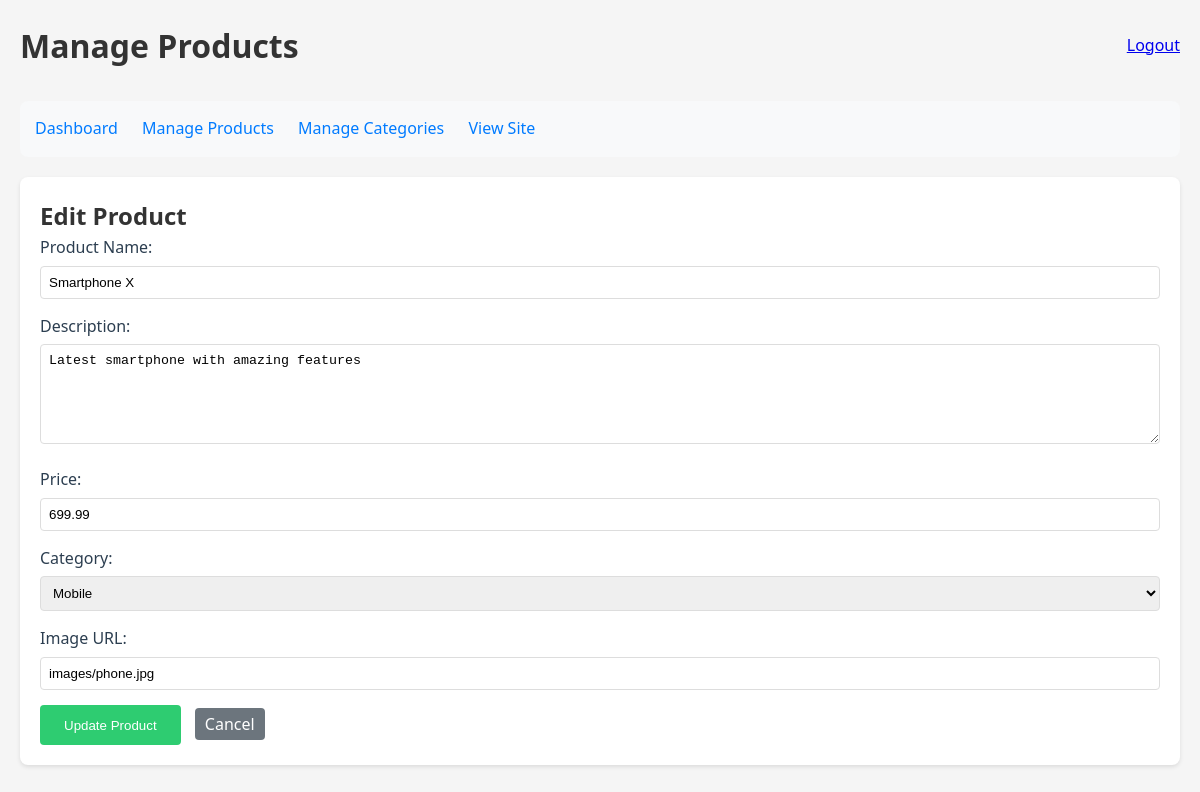
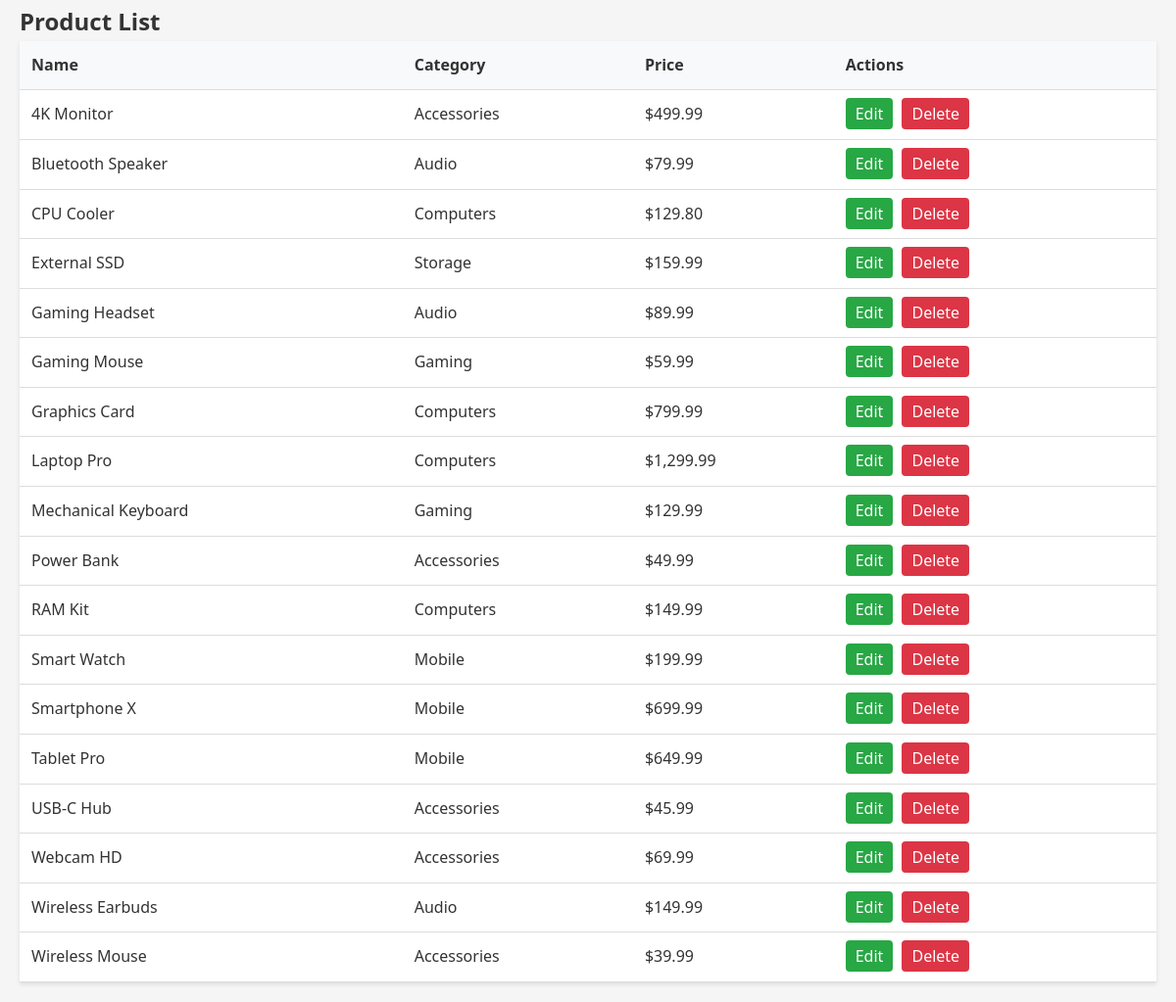
The app's page /admin_products.php?action=edit&id=1 (signed in) with its own data (2 pictures, top to bottom).
### tables this page shows
CREATE TABLE `products` (
  `id` int(11) NOT NULL,
  `name` varchar(255) NOT NULL,
  `description` text DEFAULT NULL,
  `price` decimal(10,2) NOT NULL,
  `image_url` varchar(255) DEFAULT NULL,
  `created_at` timestamp NOT NULL DEFAULT current_timestamp(),
  `category_id` int(11) DEFAULT NULL
);

CREATE TABLE `categories` (
  `id` int(11) NOT NULL,
  `name` varchar(100) NOT NULL,
  `description` text DEFAULT NULL,
  `created_at` timestamp NOT NULL DEFAULT current_timestamp()
);

### admin_products.php (the view, shortened to what this page needs)
<?php
require_once 'config.php';
$categories = $pdo->query('SELECT * FROM categories ORDER BY name')->fetchAll();
$products = $pdo->query('
    SELECT p.*, c.name as category_name
    FROM products p
    JOIN categories c ON p.category_id = c.id
    ORDER BY p.name
')->fetchAll();
$editing_product = null;
if (isset($_GET['action']) && $_GET['action'] === 'edit' && isset($_GET['id'])) {
    $stmt = $pdo->prepare('SELECT * FROM products WHERE id = ?');
    $stmt->execute([$_GET['id']]);
    $editing_product = $stmt->fetch();
}
?>
<!DOCTYPE html>
<html lang="en">
<head>
    <link rel="stylesheet" href="styles.css">
</head>
<body>
    <div class="admin-container">
        <div class="admin-header">
            <h1>Manage Products</h1>
            <a href="logout.php" class="logout-btn">Logout</a>
        </div>
        <nav class="admin-nav">
            <a href="admin_dashboard.php">Dashboard</a>
            <a href="admin_products.php">Manage Products</a>
            <a href="admin_categories.php">Manage Categories</a>
            <a href="index.php" target="_blank">View Site</a>
        </nav>
        <div class="product-form">
            <h2><?php echo $editing_product ? 'Edit Product' : 'Add New Product'; ?></h2>
            <form method="POST" action="">
                <div class="form-group">
                    <label for="name">Product Name:</label>
                    <input type="text" id="name" name="name" required
                           value="<?php echo htmlspecialchars($editing_product['name'] ?? ''); ?>">
                </div>
                <div class="form-group">
                    <label for="description">Description:</label>
                    <textarea id="description" name="description" required><?php
                        echo htmlspecialchars($editing_product['description'] ?? '');
                    ?></textarea>
                </div>
                <div class="form-group">
                    <label for="price">Price:</label>
                    <input type="number" id="price" name="price" step="0.01" required
                           value="<?php echo htmlspecialchars($editing_product['price'] ?? ''); ?>">
                </div>
                <div class="form-group">
                    <label for="category_id">Category:</label>
                    <select id="category_id" name="category_id" required>
                        <?php foreach ($categories as $category): ?>
                            <option value="<?php echo $category['id']; ?>"
                                    <?php echo ($editing_product['category_id'] ?? '') == $category['id'] ? 'selected' : ''; ?>>
                                <?php echo htmlspecialchars($category['name']); ?>
                            </option>
                        <?php endforeach; ?>
                    </select>
                </div>
                <div class="form-group">
                    <label for="image_url">Image URL:</label>
                    <input type="url" id="image_url" name="image_url"
                           value="<?php echo htmlspecialchars($editing_product['image_url'] ?? ''); ?>">
                </div>
                <button type="submit" class="submit-btn">
                    <?php echo $editing_product ? 'Update Product' : 'Add Product'; ?>
                </button>
                <?php if ($editing_product): ?>
                    <a href="admin_products.php" class="action-btn cancel-btn">Cancel</a>
                <?php endif; ?>
            </form>
        </div>
        <h2>Product List</h2>
        <table class="product-table">
            <thead>
                <tr>
                    <th>Name</th>
                    <th>Category</th>
                    <th>Price</th>
                    <th>Actions</th>
                </tr>
            </thead>
            <tbody>
                <?php foreach ($products as $product): ?>
                <tr>
                    <td><?php echo htmlspecialchars($product['name']); ?></td>
                    <td><?php echo htmlspecialchars($product['category_name']); ?></td>
                    <td>$<?php echo number_format($product['price'], 2); ?></td>
                    <td>
                        <a href="admin_products.php?action=edit&id=<?php echo $product['id']; ?>"
                           class="action-btn edit-btn">Edit</a>
                        <a href="admin_products.php?action=delete&id=<?php echo $product['id']; ?>"
                           class="action-btn delete-btn"
                           onclick="return confirm('Are you sure you want to delete this product?')">Delete</a>
                    </td>
                </tr>
                <?php endforeach; ?>
            </tbody>
        </table>
    </div>
</body>
</html>

### styles.css (style rules this page uses)
* { margin: 0; padding: 0; box-sizing: border-box; }
body { font-family: 'Segoe UI', Tahoma, Geneva, Verdana, sans-serif; line-height: 1.6; color: #333; background-color: #f5f5f5; }
.form-group { margin-bottom: 1rem; }
.form-group label { display: block; margin-bottom: 0.5rem; color: #2c3e50; }
.form-group input, .form-group select, .form-group textarea { width: 100%; padding: 0.5rem; border: 1px solid #ddd; border-radius: 4px; }
.form-group textarea { height: 100px; resize: vertical; }
button[type="submit"] { background: #2ecc71; color: white; border: none; padding: 0.8rem 1.5rem; border-radius: 4px; cursor: pointer; transition: background 0.3s ease; }

### admin_products.php (style rules this page uses)
.admin-container { max-width: 1200px; margin: 0 auto; padding: 20px; }
.admin-header { display: flex; justify-content: space-between; align-items: center; margin-bottom: 30px; }
.admin-nav { background: #f8f9fa; padding: 15px; border-radius: 8px; margin-bottom: 20px; }
.admin-nav a { margin-right: 20px; text-decoration: none; color: #007bff; }
.product-form { background: white; padding: 20px; border-radius: 8px; box-shadow: 0 2px 4px rgba(0,0,0,0.1); margin-bottom: 30px; }
.form-group { margin-bottom: 15px; }
.form-group label { display: block; margin-bottom: 5px; }
.form-group input, .form-group textarea, .form-group select { width: 100%; padding: 8px; border: 1px solid #ddd; border-radius: 4px; }
.form-group textarea { height: 100px; }
.submit-btn { background: #007bff; color: white; padding: 10px 20px; border: none; border-radius: 4px; cursor: pointer; }
.product-table { width: 100%; border-collapse: collapse; background: white; box-shadow: 0 2px 4px rgba(0,0,0,0.1); }
.product-table th, .product-table td { padding: 12px; text-align: left; border-bottom: 1px solid #ddd; }
.product-table th { background: #f8f9fa; }
.action-btn { padding: 5px 10px; border-radius: 4px; text-decoration: none; color: white; margin-right: 5px; }
.edit-btn { background: #28a745; }
.delete-btn { background: #dc3545; }
.cancel-btn { background: #6c757d; margin-left: 10px; }

### records on screen
products: name "Smartphone X", description "Latest smartphone with amazing features", price "699.99", category_id "Mobile", image_url "images/phone.jpg", category.name "Mobile"
products: name "4K Monitor", category.name "Accessories", price "499.99"
products: name "Bluetooth Speaker", category.name "Audio", price "79.99"
products: name "CPU Cooler", category.name "Computers", price "129.80"
products: name "External SSD", category.name "Storage", price "159.99"
products: name "Gaming Headset", category.name "Audio", price "89.99"
products: name "Gaming Mouse", category.name "Gaming", price "59.99"
products: name "Graphics Card", category.name "Computers", price "799.99"
products: name "Laptop Pro", category.name "Computers", price "1,299.99"
products: name "Mechanical Keyboard", category.name "Gaming", price "129.99"
products: name "Power Bank", category.name "Accessories", price "49.99"
products: name "RAM Kit", category.name "Computers", price "149.99"
products: name "Smart Watch", category.name "Mobile", price "199.99"
products: name "Tablet Pro", category.name "Mobile", price "649.99"
products: name "USB-C Hub", category.name "Accessories", price "45.99"
products: name "Webcam HD", category.name "Accessories", price "69.99"
products: name "Wireless Earbuds", category.name "Audio", price "149.99"
products: name "Wireless Mouse", category.name "Accessories", price "39.99"
